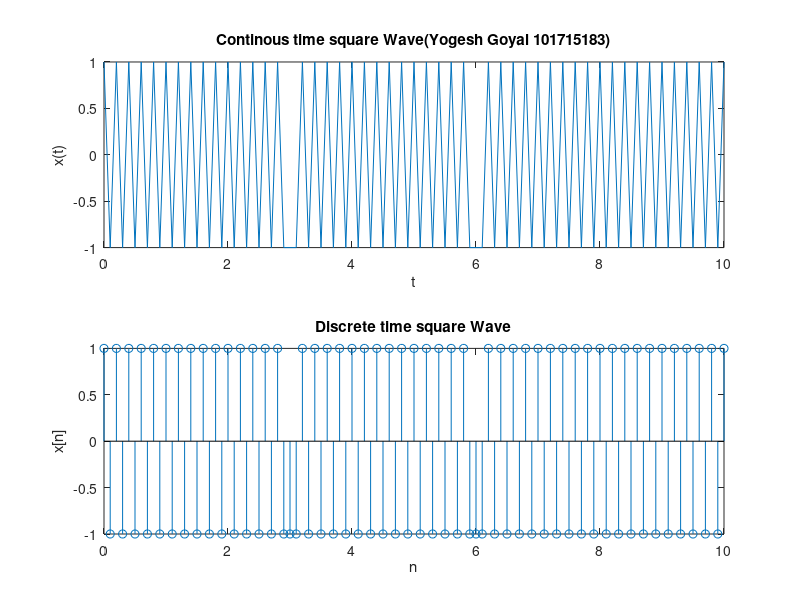

This figure's MATLAB source:
clc
clear all
close all
freq=input('Enter the frequecy of the signal:');
t=0:0.1:10;
duty=input('Enter the duty cycle:');
u=square(2*pi*freq*t,duty)
subplot(2,1,1)
plot(t,u)
xlabel('t');
ylabel('x(t)');

title('Continous time square Wave(Yogesh Goyal 101715183)');
subplot(2,1,2)
stem(t,u)
xlabel('n');
ylabel('x[n]');
title('Discrete time square Wave');

